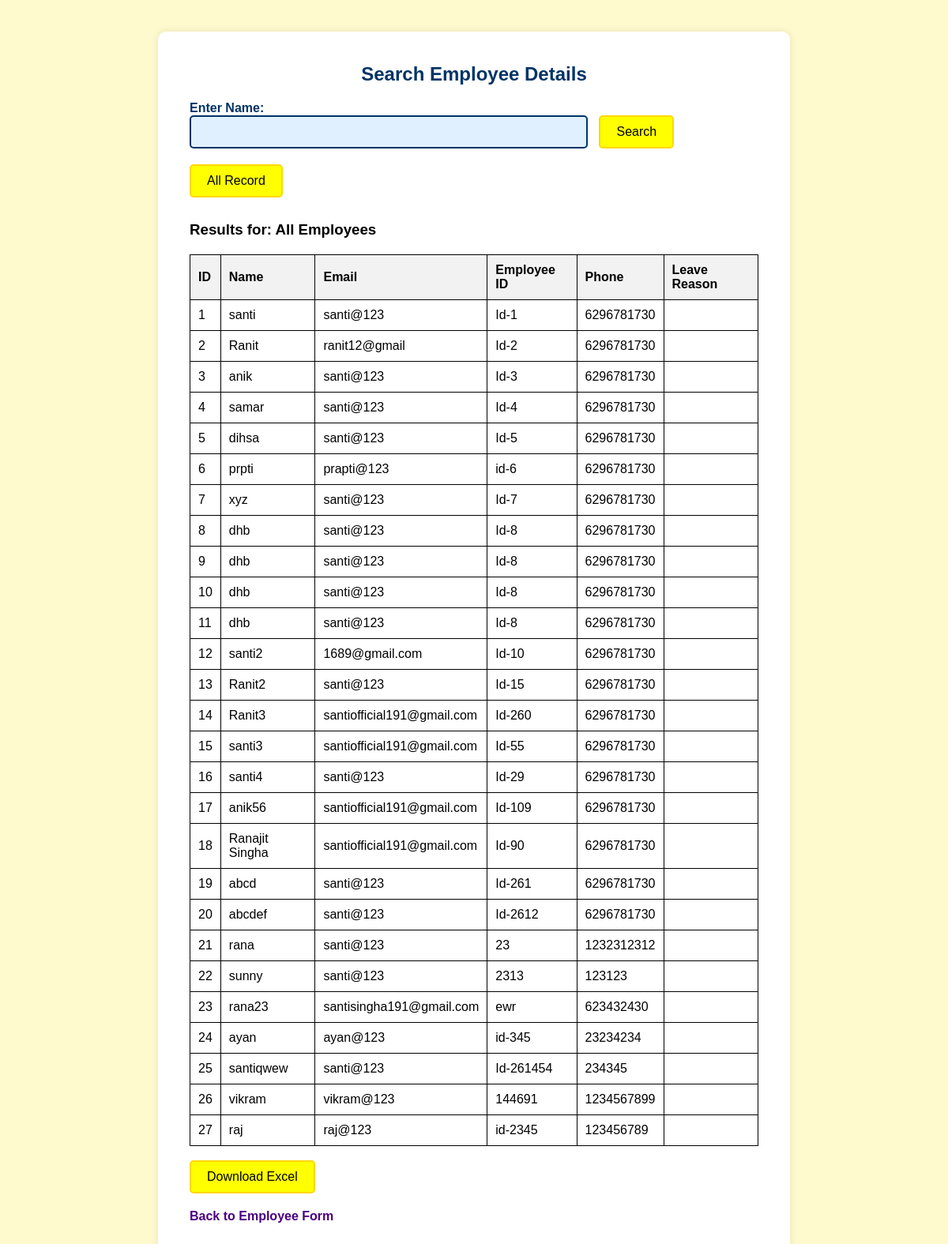
/all_employees, run on an earlier commit of the app's database.
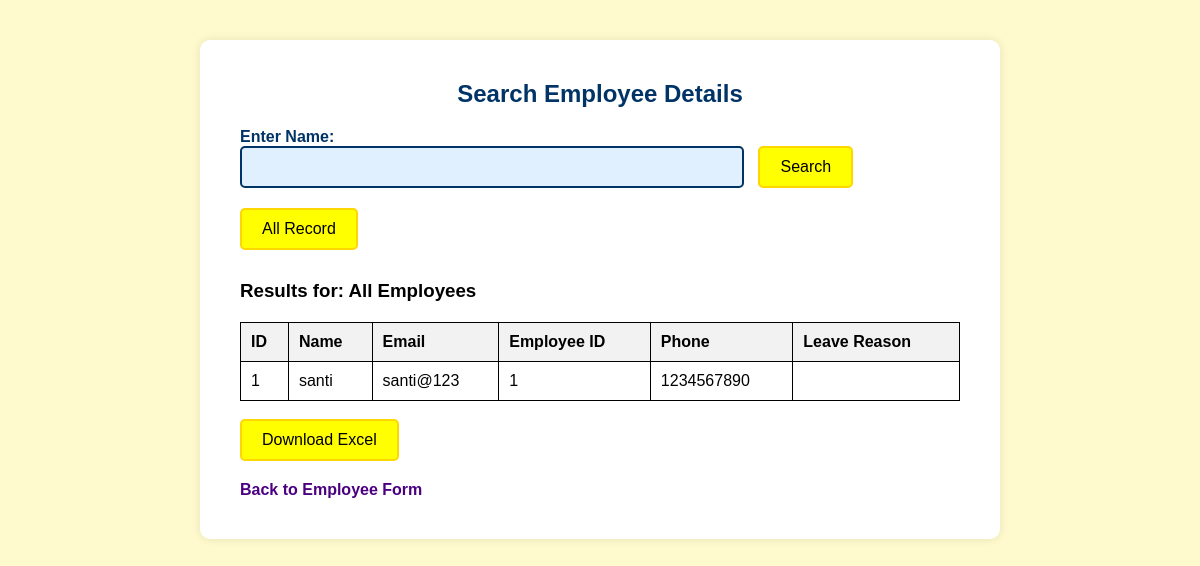
And on a later commit of the database.
### tables this page shows
CREATE TABLE employees (
            id INTEGER PRIMARY KEY AUTOINCREMENT,
            name TEXT NOT NULL,
            email TEXT NOT NULL,
            employee_id TEXT NOT NULL,
            phone TEXT NOT NULL,
            address TEXT,
            leave_array TEXT DEFAULT ''
        );

### app.py (the view)
@app.route('/all_employees', methods=['GET'])
def all_employees():
    conn = sqlite3.connect('employee.db')
    cursor = conn.cursor()
    cursor.execute("SELECT * FROM employees")
    employees = cursor.fetchall()
    conn.close()
    return render_template('show_employee.html', employees=employees, names='All Employees', searched=True)

### templates/show_employee.html (shortened to what this page needs)
<!DOCTYPE html>
<html lang="en">
<head>
</head>
<body>
  <div class="container">
    <h2>Search Employee Details</h2>
    <div class="search-box">
      <form action="/get_employee" method="POST">
        <label for="name">Enter Name:</label><br>
        <input type="text" id="name" name="name" required>
        <input type="submit" value="Search">
      </form>
      <form action="/all_employees" method="GET" style="margin-top: 20px;">
        <button type="submit">All Record</button>
      </form>
    </div>
    {% if searched %}
  {% if employees %}
    <h3>Results for: {{ names }}</h3>
    <table>
      <tr>
        <th>ID</th>
        <th>Name</th>
        <th>Email</th>
        <th>Employee ID</th>
        <th>Phone</th>
        <th>Leave Reason</th>
      </tr>
      {% for employee in employees %}
      <tr>
        <td>{{ employee[0] }}</td>
        <td>{{ employee[1] }}</td>
        <td>{{ employee[2] }}</td>
        <td>{{ employee[3] }}</td>
        <td>{{ employee[4] }}</td>
        <td>{{ employee[7] }}</td>
      </tr>
      {% endfor %}
    </table>
        <br>
        <button onclick="downloadExcel()">Download Excel</button>
      {% else %}
        <p><strong>No employee found with the name "{{ name }}".</strong></p>
      {% endif %}
    {% endif %}
    <br>
    <a href="/">Back to Employee Form</a>
  </div>
</body>
</html>

### templates/show_employee.html (style rules this page uses)
* { box-sizing: border-box; }
body { font-family: Arial, sans-serif; background-color: #fffacd; margin: 0; padding: 0; display: flex; justify-content: center; align-items: flex-start; min-height: 100vh; padding-top: 40px; }
.container { background-color: #ffffff; padding: 40px; border-radius: 10px; width: 90%; max-width: 800px; box-shadow: 0 0 10px rgba(0, 0, 0, 0.1); }
h2 { text-align: center; color: #003366; margin-top: 0; }
.search-box { margin-bottom: 30px; }
label { font-weight: bold; color: #003366; }
input[type="text"] { padding: 10px; width: 60%; border-radius: 5px; border: 2px solid #003366; background-color: #e0f0ff; font-size: 16px; }
input[type="submit"], button { background-color: yellow; border: 2px solid #FFD700; color: black; padding: 10px 20px; font-size: 16px; border-radius: 5px; cursor: pointer; margin-left: 0px; transition: background-color 0.3s; }
table { border-collapse: collapse; width: 100%; margin-top: 20px; }
th, td { border: 1px solid black; padding: 10px; text-align: left; }
th { background-color: #f2f2f2; }
a { display: inline-block; margin-top: 20px; color: #4b0082; font-weight: bold; text-decoration: none; }
label { margin-right: 10px; }
input[type="text"] { width: 70%; margin-right: 10px; }
.search-box form { display: flex-column; justify-content: center; align-items: center; }

What changed in the data, as far as the page shows it:
removed employees: id "2", name "Ranit", email "ranit12@gmail", employee "Id-2", phone "6296781730"
removed employees: id "3", name "anik", email "santi@123", employee "Id-3", phone "6296781730"
removed employees: id "4", name "samar", email "santi@123", employee "Id-4", phone "6296781730"
removed employees: id "5", name "dihsa", email "santi@123", employee "Id-5", phone "6296781730"
removed employees: id "6", name "prpti", email "prapti@123", employee "id-6", phone "6296781730"
removed employees: id "7", name "xyz", email "santi@123", employee "Id-7", phone "6296781730"
removed employees: id "8", name "dhb", email "santi@123", employee "Id-8", phone "6296781730"
removed employees: id "9", name "dhb", email "santi@123", employee "Id-8", phone "6296781730"
removed employees: id "10", name "dhb", email "santi@123", employee "Id-8", phone "6296781730"
removed employees: id "11", name "dhb", email "santi@123", employee "Id-8", phone "6296781730"
removed employees: id "12", name "santi2", email "1689@gmail.com", employee "Id-10", phone "6296781730"
removed employees: id "13", name "Ranit2", email "santi@123", employee "Id-15", phone "6296781730"
removed employees: id "14", name "Ranit3", email "santiofficial191@gmail.com", employee "Id-260", phone "6296781730"
removed employees: id "15", name "santi3", email "santiofficial191@gmail.com", employee "Id-55", phone "6296781730"
removed employees: id "16", name "santi4", email "santi@123", employee "Id-29", phone "6296781730"
removed employees: id "17", name "anik56", email "santiofficial191@gmail.com", employee "Id-109", phone "6296781730"
removed employees: id "18", name "Ranajit Singha", email "santiofficial191@gmail.com", employee "Id-90", phone "6296781730"
removed employees: id "19", name "abcd", email "santi@123", employee "Id-261", phone "6296781730"
removed employees: id "20", name "abcdef", email "santi@123", employee "Id-2612", phone "6296781730"
removed employees: id "21", name "rana", email "santi@123", employee "23", phone "1232312312"
removed employees: id "22", name "sunny", email "santi@123", employee "2313", phone "123123"
removed employees: id "23", name "rana23", email "santisingha191@gmail.com", employee "ewr", phone "623432430"
removed employees: id "24", name "ayan", email "ayan@123", employee "id-345", phone "23234234"
removed employees: id "25", name "santiqwew", email "santi@123", employee "Id-261454", phone "234345"
removed employees: id "26", name "vikram", email "vikram@123", employee "144691", phone "1234567899"
removed employees: id "27", name "raj", email "raj@123", employee "id-2345", phone "123456789"
changed employees "santi": employee "Id-1" → "1"; phone "6296781730" → "1234567890"
